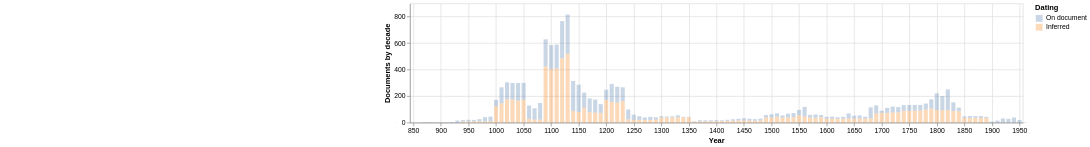

Notebook code cell kept with this figure:
### Code cell
# plot as a stacked bar chart, colored by date source

# width 15 for 25 year range
# width 8 for 10 year range

bar_chart = alt.Chart(half_cent_df.select('earliest', 'latest', 'date_source', 'count')).mark_bar(opacity=0.3, width=6).encode(
    x=alt.X('earliest', title="Year", axis=alt.Axis(format="r")).scale(domain=[850, 1950]),
    # x2='latest',t
    y=alt.Y('count', title='Documents by decade').scale(domain=[0, 900]),
    color=alt.Color("date_source", title="Dating").scale(domain=['On document', 'Inferred']),  # specify domain to control order
).properties(width=900, height=175)
bar_chart

### Figure 1 — Vega-Lite specification as saved in the notebook (floating-point values rounded to 4 significant figures; data arrays with more than 128 entries replaced by an {"elided": "..."} marker saying what was removed)
{"config": {"view": {"continuousWidth": 300, "continuousHeight": 300}}, "data": {"name": "data-ebea6c5ea383f277c0c05505f0835183"}, "mark": {"type": "bar", "opacity": 0.3, "width": 6}, "encoding": {"color": {"field": "date_source", "scale": {"domain": ["On document", "Inferred"]}, "title": "Dating", "type": "nominal"}, "x": {"axis": {"format": "r"}, "field": "earliest", "scale": {"domain": [850, 1950]}, "title": "Year", "type": "quantitative"}, "y": {"field": "count", "scale": {"domain": [0, 900]}, "title": "Documents by decade", "type": "quantitative"}}, "height": 175, "width": 900, "$schema": "https://vega.github.io/schema/vega-lite/v6.1.0.json", "datasets": {"data-ebea6c5ea383f277c0c05505f0835183": {"elided": "212 records"}}}
